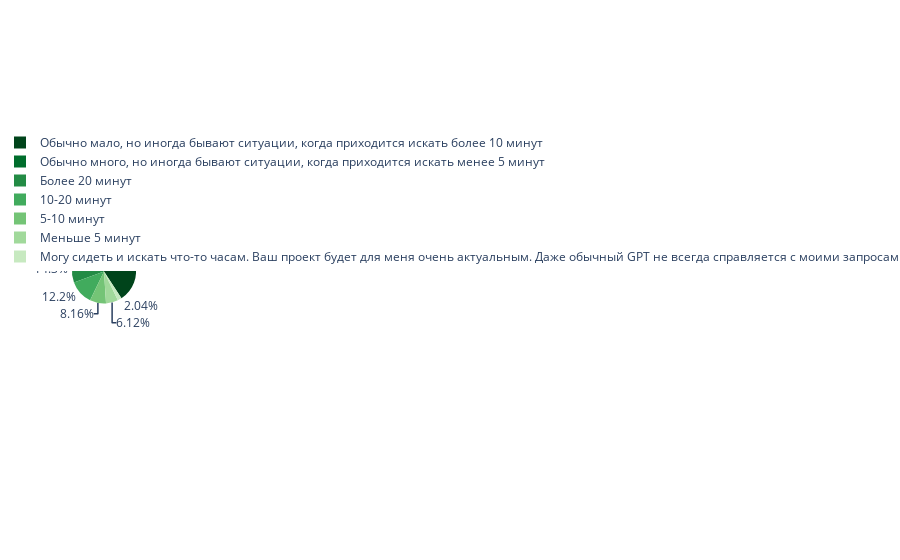

This figure's notebook cell:
### Code cell
fig = px.pie(df.groupby('time')['find'].count().reset_index(), values='find', names='time', color_discrete_sequence=px.colors.sequential.Greens_r)
fig.update_traces(hovertemplate='%{label}')
fig.show()

### Figure 1 — Plotly figure (JSON) as saved in the notebook; plotly's stock layout.template omitted (floating-point values rounded to 4 significant figures)
{"data": [{"domain": {"x": [0, 1], "y": [0, 1]}, "hovertemplate": "%{label}", "labels": ["10-20 минут", "5-10 минут", "Более 20 минут", "Меньше 5 минут", "Могу сидеть и искать что-то часам. Ваш проект будет для меня очень актуальным. Даже обычный GPT не всегда справляется с моими запросами. ", "Обычно мало, но иногда бывают ситуации, когда приходится искать более 10 минут", "Обычно много, но иногда бывают ситуации, когда приходится искать менее 5 минут"], "legendgroup": "", "name": "", "showlegend": true, "type": "pie", "values": [6, 4, 7, 3, 1, 20, 8]}], "layout": {"autosize": true, "legend": {"tracegroupgap": 0}, "margin": {"t": 60}, "piecolorway": ["rgb(0,68,27)", "rgb(0,109,44)", "rgb(35,139,69)", "rgb(65,171,93)", "rgb(116,196,118)", "rgb(161,217,155)", "rgb(199,233,192)", "rgb(229,245,224)", "rgb(247,252,245)"]}}
